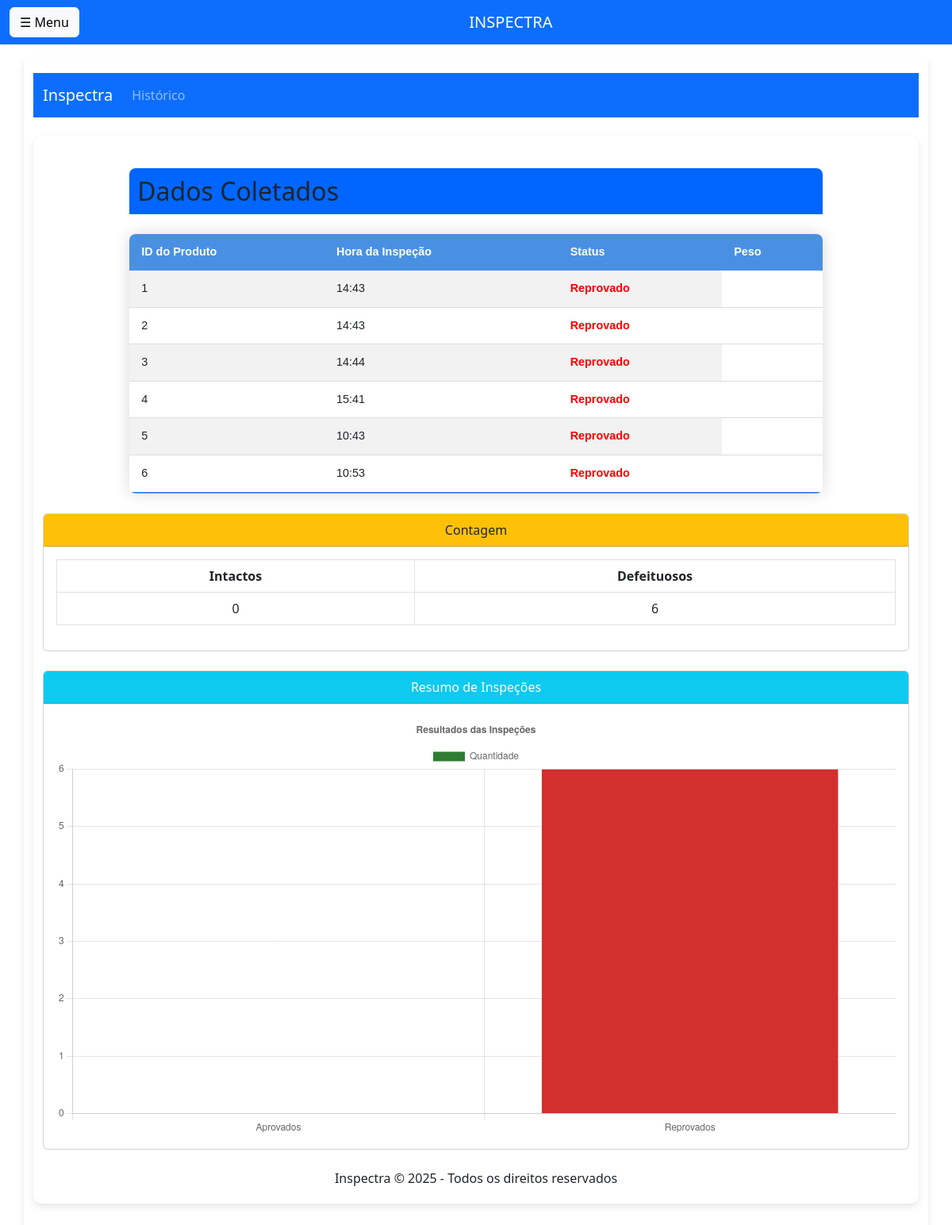
The app's page /monitoramento, older data.
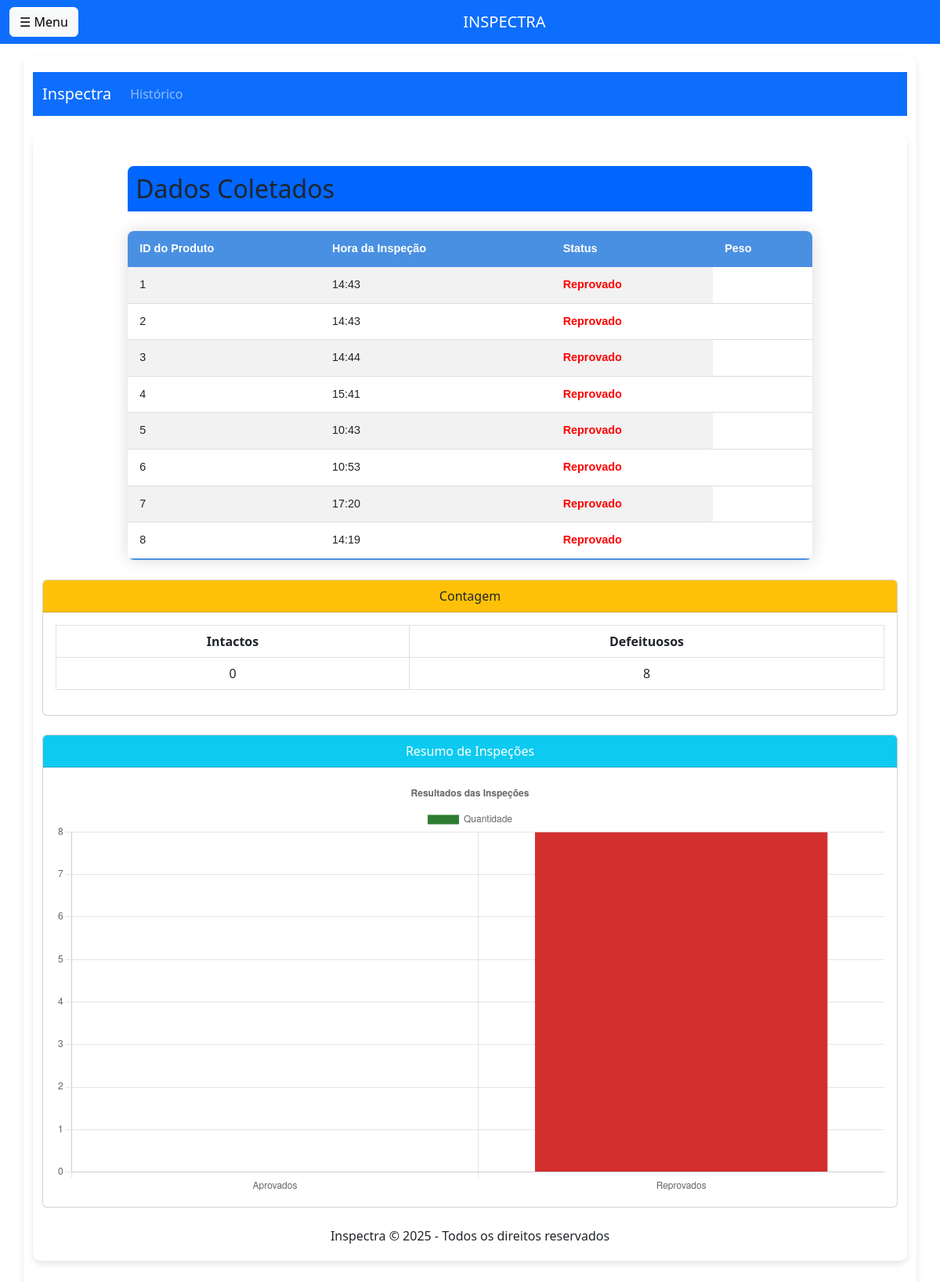
The same page, newer data.
### app.py (models this page shows, shortened)
class InspectionResult(db.Model):
    id = db.Column(db.Integer, primary_key=True)  # ID único
    filename = db.Column(db.String(100), nullable=False)  # Nome do arquivo da imagem
    intact_count = db.Column(db.Integer, nullable=False)  # Contagem de objetos intactos
    damaged_count = db.Column(db.Integer, nullable=False)  # Contagem de objetos danificados
    inspection_time = db.Column(db.DateTime, nullable=False)  # Horário da inspeção
    image_base64 = db.Column(db.Text, nullable=False)  # Imagem processada em base64

### app.py (the view)
@app.route('/monitoramento')
def monitoramento():
    results = InspectionResult.query.all()
    intact_count = sum(1 for result in results if result.damaged_count == 0)
    damaged_count = sum(1 for result in results if result.damaged_count > 0)
    intact_count = intact_count if intact_count is not None else 0
    damaged_count = damaged_count if damaged_count is not None else 0
    return render_template('monitoramento.html',
                           results=results,
                           intact_count=intact_count,
                           damaged_count=damaged_count)

### templates/monitoramento.html (shortened to what this page needs)
{% extends "base.html" %}
{% block content %}
<nav class="navbar navbar-expand-lg navbar-dark bg-primary">
    <div class="container-fluid">
        <a class="navbar-brand" href="#">Inspectra</a>
        <div class="collapse navbar-collapse" id="navbarNav">
            <ul class="navbar-nav">
                <li class="nav-item">
                    <a class="nav-link" href="#historico">Histórico</a>
                </li>
            </ul>
        </div>
    </div>
</nav>
<div class="container mt-4">
    <div class="dados-coletados">
        <h2>Dados Coletados</h2>
        <table class="styled-table">
            <thead>
                <tr>
                    <th>ID do Produto</th>
                    <th>Hora da Inspeção</th>
                    <th>Status</th>
                    <th>Peso</th>
                </tr>
            </thead>
            <tbody>
                {% for result in results %}
                <tr>
                    <td>{{ result.id }}</td>
                    <td>{{ result.inspection_time.strftime('%H:%M') }}</td>
                    <td class="{% if result.damaged_count == 0 %}aprovado{% else %}reprovado{% endif %}">
                        {% if result.damaged_count == 0 %}
                            Aprovado
                        {% else %}
                            Reprovado
                        {% endif %}
                    </td>
                </tr>
                {% endfor %}
            </tbody>
        </table>
    </div>
    <div class="card mb-4">
        <div class="card-header bg-warning text-dark">Contagem</div>
        <div class="card-body">
            <table class="table table-bordered">
                <thead>
                    <tr>
                        <th>Intactos</th>
                        <th>Defeituosos</th>
                    </tr>
                </thead>
                <tbody>
                    <tr>
                        <td>{{ intact_count }}</td>
                        <td>{{ damaged_count }}</td>
                    </tr>
                </tbody>
            </table>
        </div>
    </div>
    <div class="card mb-4">
        <div class="card-header bg-info text-white">Resumo de Inspeções</div>
        <div class="card-body text-center">
            <canvas id="inspectionChart"></canvas>
        </div>
    </div>
    <p class="mb-0 text-center">Inspectra © 2025 - Todos os direitos reservados</p>
</div>
<script>
    document.addEventListener("DOMContentLoaded", function () {
        const ctx = document.getElementById("inspectionChart");
        if (ctx) {
            new Chart(ctx, {
                type: "bar",
                data: {
                    labels: ["Aprovados", "Reprovados"],
                    datasets: [{
                        label: "Quantidade",
                        data: [
                            parseInt("{{ intact_count | default(0) }}"),
                            parseInt("{{ damaged_count | default(0) }}")
                        ],
                        backgroundColor: ["#2E7D32", "#D32F2F"]
                    }]
                },
                options: {
                    responsive: true,
                    plugins: {
                        legend: { display: true },
                        title: {
                            display: true,
                            text: "Resultados das Inspeções"
                        }
                    }
                }
            });
        } else {
            console.error("Elemento #inspectionChart não encontrado.");
        }
    });
</script>
{% endblock %}

### templates/base.html (shortened to what this page needs)
<!DOCTYPE html>
<html lang="en">
<head>
    <link rel="stylesheet" href="/static/style.css">
    <link href="https://cdn.jsdelivr.net/npm/bootstrap@5.3.0/dist/css/bootstrap.min.css" rel="stylesheet">
</head>
<body>
    <nav class="navbar navbar-dark bg-primary">
        <div class="container-fluid">
            <button class="btn btn-light" type="button" data-bs-toggle="offcanvas" data-bs-target="#sidebar" aria-controls="sidebar">
                ☰ Menu
            </button>
            <a class="navbar-brand mx-auto" href="#">INSPECTRA</a>
        </div>
    </nav>
    <div class="container mt-3">
        {% block content %}{% endblock %}
    </div>
    <link rel="stylesheet" href="https://cdn.jsdelivr.net/npm/bootstrap-icons@1.11.1/font/bootstrap-icons.css">
</body>
</html>

### static/style.css (style rules this page uses)
.container { background: #fff; padding: 30px; box-shadow: 0 4px 8px rgba(0, 0, 0, 0.1); border-radius: 10px; max-width: 800px; width: 100%; text-align: center; overflow: auto; margin: 20px auto; }
.container { margin-left: 270px; padding: 20px; }
.dados-coletados { width: 80%; margin: 20px auto; }
h2 { background-color: #0066FF; color: white; padding: 10px; border-radius: 8px 8px 0 0; text-align: left; }
.styled-table { width: 100%; border-collapse: collapse; border-radius: 8px; overflow: hidden; box-shadow: 0px 4px 6px rgba(0, 0, 0, 0.1); }
.styled-table th, .styled-table td { padding: 12px; text-align: left; }
.styled-table thead { background-color: #f8f9fa; }
.styled-table tbody tr:nth-child(odd) { background-color: #f2f2f2; }
.styled-table tbody tr:nth-child(even) { background-color: #ffffff; }
.reprovado { color: red; font-weight: bold; }
.styled-table { width: 100%; border-collapse: collapse; margin: 25px 0; font-size: 0.9em; font-family: Arial, sans-serif; box-shadow: 0 0 20px rgba(0, 0, 0, 0.15); }
.styled-table thead tr { background-color: #4A90E2; color: #ffffff; text-align: left; }
.styled-table th, .styled-table td { padding: 12px 15px; }
.styled-table tbody tr { border-bottom: 1px solid #dddddd; }
.styled-table tbody tr:last-of-type { border-bottom: 2px solid #4A90E2; }

Row changes from the older to the newer data that the page shows:
added InspectionResult: id "7", inspection_time "17:20", damaged_count "Reprovado"
added InspectionResult: id "8", inspection_time "14:19", damaged_count "Reprovado"
Text that changed along with them:
{{ damaged_count }}: "6" → "8"
chart data {{ damaged_count | default(0) }}: 6 → 8
